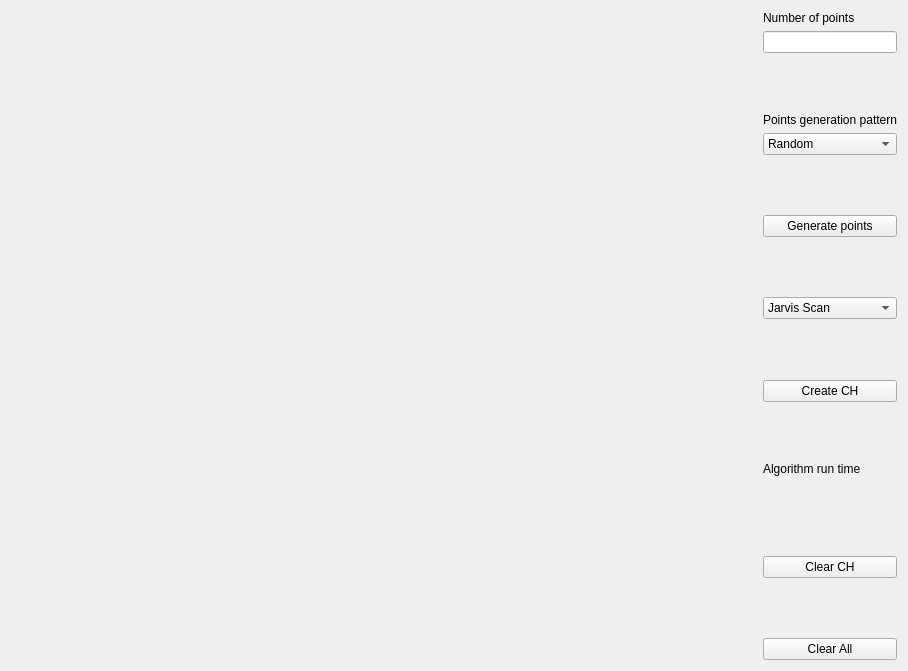
<?xml version="1.0" encoding="UTF-8"?>
<ui version="4.0">
 <class>Widget</class>
 <widget class="QWidget" name="Widget">
  <property name="geometry">
   <rect>
    <x>0</x>
    <y>0</y>
    <width>908</width>
    <height>671</height>
   </rect>
  </property>
  <property name="sizePolicy">
   <sizepolicy hsizetype="Fixed" vsizetype="Minimum">
    <horstretch>1</horstretch>
    <verstretch>0</verstretch>
   </sizepolicy>
  </property>
  <property name="minimumSize">
   <size>
    <width>0</width>
    <height>0</height>
   </size>
  </property>
  <property name="windowTitle">
   <string>Widget</string>
  </property>
  <layout class="QHBoxLayout" name="horizontalLayout">
   <item>
    <widget class="Draw" name="Canvas" native="true">
     <property name="sizePolicy">
      <sizepolicy hsizetype="Preferred" vsizetype="Preferred">
       <horstretch>1</horstretch>
       <verstretch>0</verstretch>
      </sizepolicy>
     </property>
    </widget>
   </item>
   <item>
    <layout class="QVBoxLayout" name="verticalLayout">
     <item>
      <widget class="QLabel" name="label">
       <property name="text">
        <string>Number of points</string>
       </property>
      </widget>
     </item>
     <item>
      <widget class="QLineEdit" name="lineEdit"/>
     </item>
     <item>
      <spacer name="verticalSpacer_6">
       <property name="orientation">
        <enum>Qt::Vertical</enum>
       </property>
       <property name="sizeHint" stdset="0">
        <size>
         <width>20</width>
         <height>40</height>
        </size>
       </property>
      </spacer>
     </item>
     <item>
      <widget class="QLabel" name="label_2">
       <property name="text">
        <string>Points generation pattern</string>
       </property>
      </widget>
     </item>
     <item>
      <widget class="QComboBox" name="comboBox_2">
       <item>
        <property name="text">
         <string>Random</string>
        </property>
       </item>
       <item>
        <property name="text">
         <string>Grid</string>
        </property>
       </item>
       <item>
        <property name="text">
         <string>Circle</string>
        </property>
       </item>
      </widget>
     </item>
     <item>
      <spacer name="verticalSpacer_5">
       <property name="orientation">
        <enum>Qt::Vertical</enum>
       </property>
       <property name="sizeHint" stdset="0">
        <size>
         <width>20</width>
         <height>40</height>
        </size>
       </property>
      </spacer>
     </item>
     <item>
      <widget class="QPushButton" name="generatePoints">
       <property name="text">
        <string>Generate points</string>
       </property>
      </widget>
     </item>
     <item>
      <spacer name="verticalSpacer">
       <property name="orientation">
        <enum>Qt::Vertical</enum>
       </property>
       <property name="sizeHint" stdset="0">
        <size>
         <width>20</width>
         <height>40</height>
        </size>
       </property>
      </spacer>
     </item>
     <item>
      <widget class="QComboBox" name="comboBox">
       <item>
        <property name="text">
         <string>Jarvis Scan</string>
        </property>
       </item>
       <item>
        <property name="text">
         <string>QHull</string>
        </property>
       </item>
       <item>
        <property name="text">
         <string>Sweep Line</string>
        </property>
       </item>
      </widget>
     </item>
     <item>
      <spacer name="verticalSpacer_4">
       <property name="orientation">
        <enum>Qt::Vertical</enum>
       </property>
       <property name="sizeHint" stdset="0">
        <size>
         <width>20</width>
         <height>40</height>
        </size>
       </property>
      </spacer>
     </item>
     <item>
      <widget class="QPushButton" name="pushButton">
       <property name="text">
        <string>Create CH</string>
       </property>
      </widget>
     </item>
     <item>
      <spacer name="verticalSpacer_7">
       <property name="orientation">
        <enum>Qt::Vertical</enum>
       </property>
       <property name="sizeHint" stdset="0">
        <size>
         <width>20</width>
         <height>40</height>
        </size>
       </property>
      </spacer>
     </item>
     <item>
      <widget class="QLabel" name="label_3">
       <property name="text">
        <string>Algorithm run time</string>
       </property>
      </widget>
     </item>
     <item>
      <widget class="QLabel" name="label_4">
       <property name="text">
        <string/>
       </property>
      </widget>
     </item>
     <item>
      <spacer name="verticalSpacer_2">
       <property name="orientation">
        <enum>Qt::Vertical</enum>
       </property>
       <property name="sizeHint" stdset="0">
        <size>
         <width>20</width>
         <height>40</height>
        </size>
       </property>
      </spacer>
     </item>
     <item>
      <widget class="QPushButton" name="pushButton_2">
       <property name="text">
        <string>Clear CH</string>
       </property>
      </widget>
     </item>
     <item>
      <spacer name="verticalSpacer_3">
       <property name="orientation">
        <enum>Qt::Vertical</enum>
       </property>
       <property name="sizeHint" stdset="0">
        <size>
         <width>20</width>
         <height>40</height>
        </size>
       </property>
      </spacer>
     </item>
     <item>
      <widget class="QPushButton" name="pushButton_3">
       <property name="text">
        <string>Clear All</string>
       </property>
      </widget>
     </item>
    </layout>
   </item>
  </layout>
 </widget>
 <customwidgets>
  <customwidget>
   <class>Draw</class>
   <extends>QWidget</extends>
   <header location="global">draw.h</header>
   <container>1</container>
  </customwidget>
 </customwidgets>
 <resources/>
 <connections/>
</ui>
